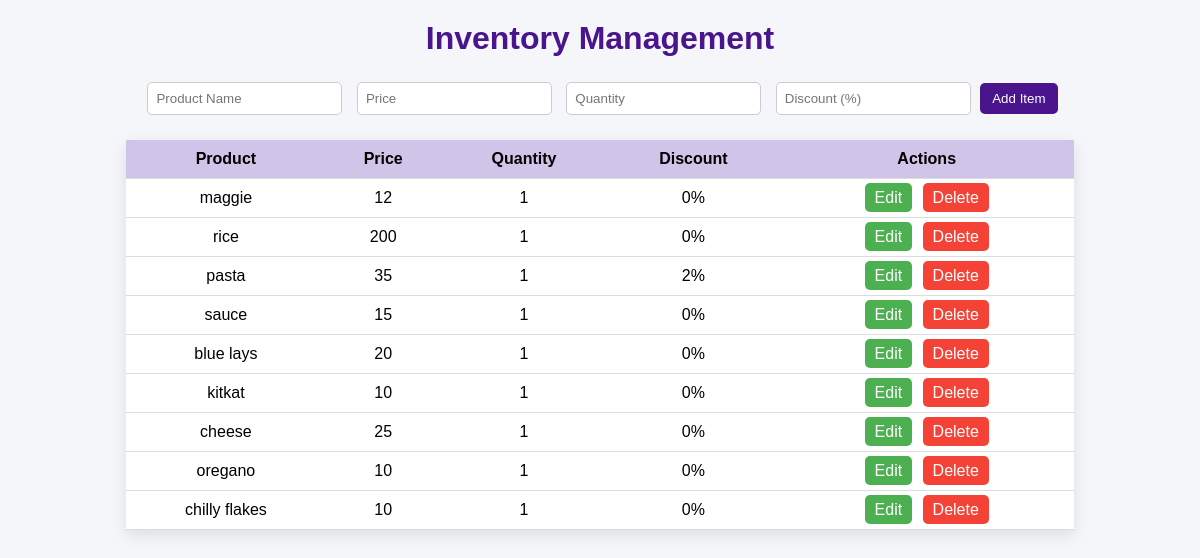
Screenshot of /inventory/ with the database file from the repository.
### inventory/models.py (models this page shows)
class invt(models.Model):
    product=models.CharField(max_length=100)
    price=models.IntegerField()
    quantity=models.IntegerField()
    discount=models.IntegerField()

### inventory/views.py (the view, shortened to what this page needs)
# urls.py: path('inventory/',include('inventory.urls')),
def inventory(request):
    data = invt.objects.all()
    return render(request, 'inventory.html', {'data': data})

### inventory/templates/inventory.html (shortened to what this page needs)
<!DOCTYPE html>
<html lang="en">
<head>
</head>
<body>
  <h1>Inventory Management</h1>
  <form method="POST">
    <input type="text" name="product" placeholder="Product Name" required>
    <input type="number" name="price" placeholder="Price" required>
    <input type="number" name="quantity" placeholder="Quantity" required>
    <input type="number" name="discount" placeholder="Discount (%)" required>
    <button type="submit">Add Item</button>
  </form>
  <table>
    <tr>
      <th>Product</th>
      <th>Price</th>
      <th>Quantity</th>
      <th>Discount</th>
      <th>Actions</th>
    </tr>
    {% for i in data %}
    <tr>
      <td>{{ i.product }}</td>
      <td>{{ i.price }}</td>
      <td>{{ i.quantity }}</td>
      <td>{{ i.discount }}%</td>
      <td>
        <a href="{% url 'edit' i.id %}" class="edit">Edit</a>
        <a href="{% url 'delete' i.id %}" class="delete">Delete</a>
      </td>
    </tr>
    {% endfor %}
  </table>
</body>
</html>

### inventory/templates/inventory.html (style rules this page uses)
body { background:#f4f6f9; font-family: Arial, sans-serif; text-align:center; }
h1 { color:#4a148c; margin:20px 0; }
form { margin:20px 0; }
input { padding:8px; margin:5px; border-radius:5px; border:1px solid #ccc; }
button { padding:8px 12px; background:#4a148c; color:white; border:none; border-radius:5px; cursor:pointer; }
table { width:80%; margin:auto; border-collapse:collapse; background:white; box-shadow:0 5px 15px rgba(0,0,0,0.1); }
th, td { padding:10px; border-bottom:1px solid #ddd; text-align:center; }
th { background:#d1c4e9; }
a { padding:6px 10px; margin:0 3px; border-radius:5px; text-decoration:none; color:white; }
.edit { background:#4caf50; }
.delete { background:#f44336; }

### rows the page displays
invt: product "maggie", price "12", quantity "1", discount "0"
invt: product "rice", price "200", quantity "1", discount "0"
invt: product "pasta", price "35", quantity "1", discount "2"
invt: product "sauce", price "15", quantity "1", discount "0"
invt: product "blue lays", price "20", quantity "1", discount "0"
invt: product "kitkat", price "10", quantity "1", discount "0"
invt: product "cheese", price "25", quantity "1", discount "0"
invt: product "oregano", price "10", quantity "1", discount "0"
invt: product "chilly flakes", price "10", quantity "1", discount "0"
